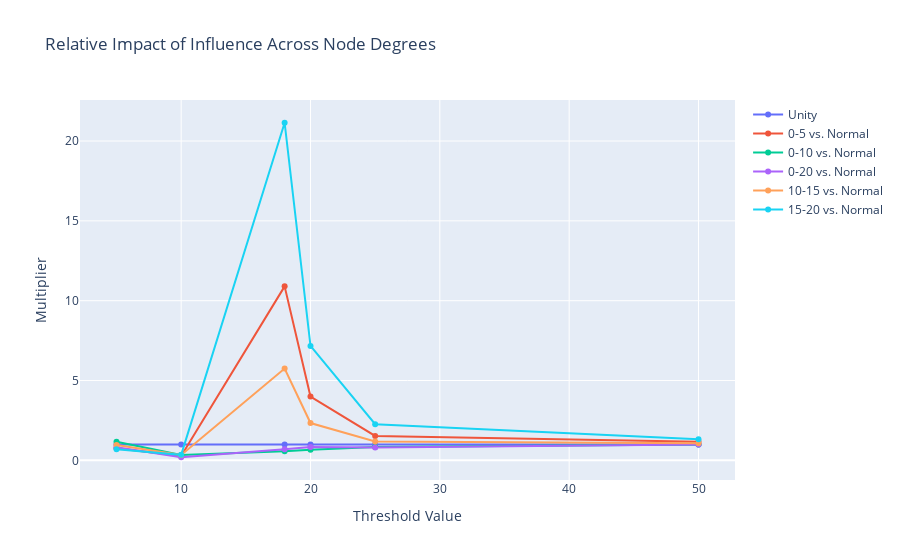

The cell this chart's notebook holds for it:
### Code cell
get_multiplier_graph_real(real_data, name='facebook')

### Figure 1 — Plotly figure (JSON) as saved in the notebook; plotly's stock layout.template omitted (floating-point values rounded to 4 significant figures)
{"data": [{"name": "Unity", "type": "scatter", "x": [5, 10, 18, 20, 25, 50], "y": [1, 1, 1, 1, 1, 1]}, {"name": "0-5 vs. Normal", "type": "scatter", "x": [5, 10, 18, 20, 25, 50], "y": [0.7614, 0.2709, 10.9, 3.996, 1.532, 1.159]}, {"name": "0-10 vs. Normal", "type": "scatter", "x": [5, 10, 18, 20, 25, 50], "y": [1.168, 0.3316, 0.5743, 0.6698, 0.8369, 1]}, {"name": "0-20 vs. Normal", "type": "scatter", "x": [5, 10, 18, 20, 25, 50], "y": [0.8285, 0.1951, 0.7005, 0.8411, 0.8016, 1]}, {"name": "10-15 vs. Normal", "type": "scatter", "x": [5, 10, 18, 20, 25, 50], "y": [0.9624, 0.3413, 5.752, 2.338, 1.186, 1.079]}, {"name": "15-20 vs. Normal", "type": "scatter", "x": [5, 10, 18, 20, 25, 50], "y": [0.694, 0.347, 21.14, 7.166, 2.267, 1.318]}], "layout": {"autosize": true, "title": {"text": "Relative Impact of Influence Across Node Degrees"}, "xaxis": {"autorange": true, "range": [2.25, 52.75], "title": {"text": "Threshold Value"}, "type": "linear"}, "yaxis": {"autorange": true, "range": [-1.339, 22.68], "title": {"text": "Multiplier"}, "type": "linear"}}}
